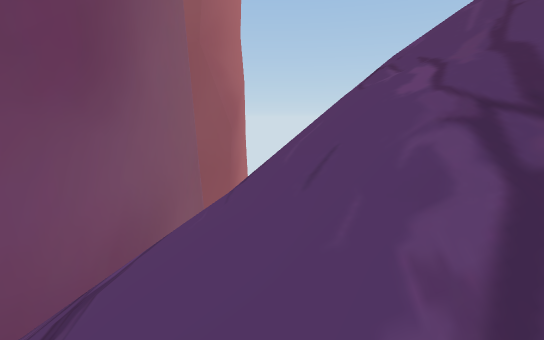
[1] (above)

17 first-person views from a walk through a scene from a Unity 3-D project. The camera is 1.4 m above the floor, tilts 10° down and sees 85° across. The floor is counted in squares, 1 m on a side. Each view is taken from the middle of a square. On the plan, view 1 faces up. The plan holds only what a view shows up to about 14 squares ahead; the rest is blank. The place goes on beyond the plan. The player is left out. Some animated figures are not drawn.

[2]
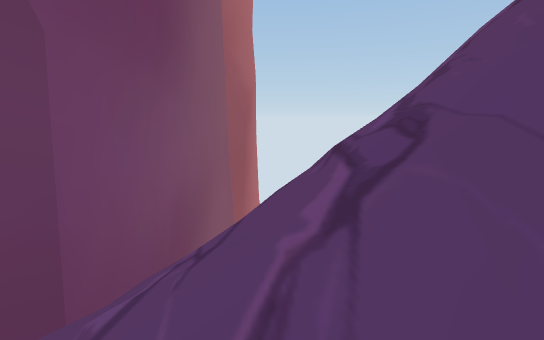

[3]
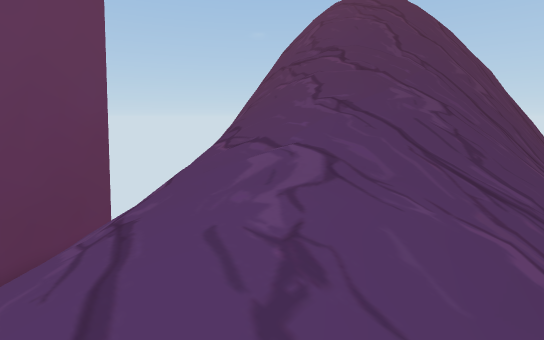

[4]
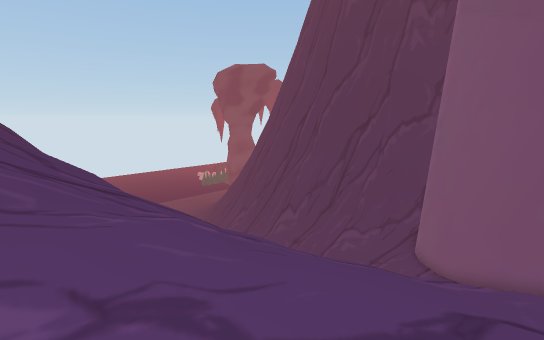

[5]
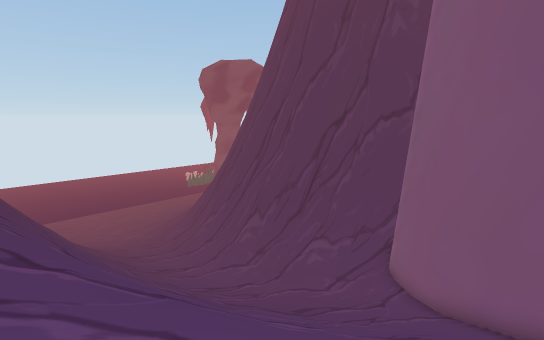

[6]
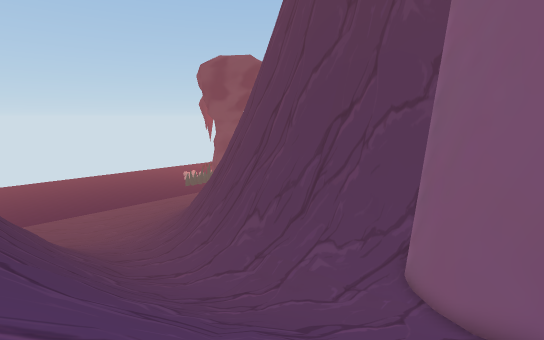

[7]
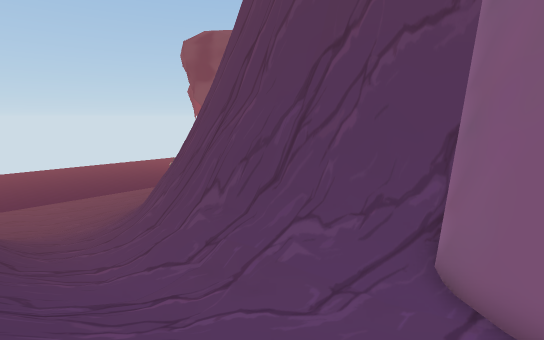

[8]
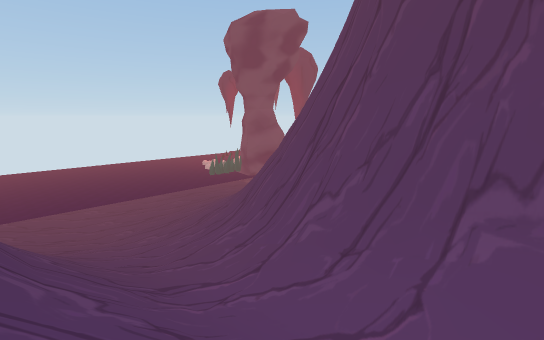

[9]
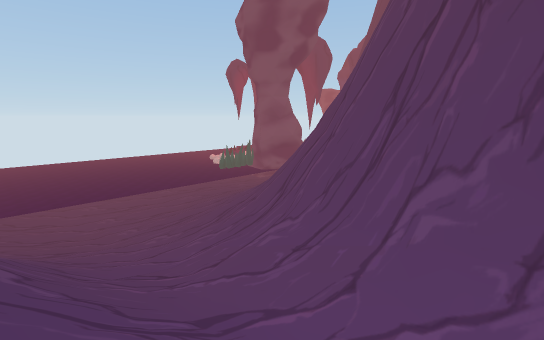

[10]
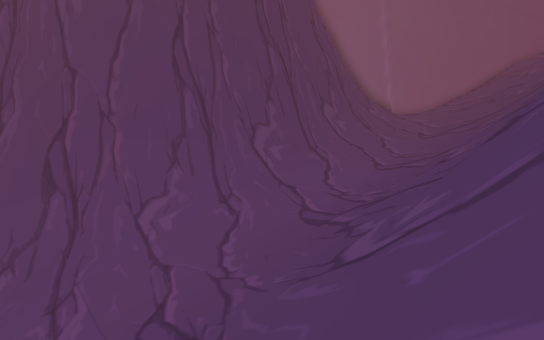

[11]
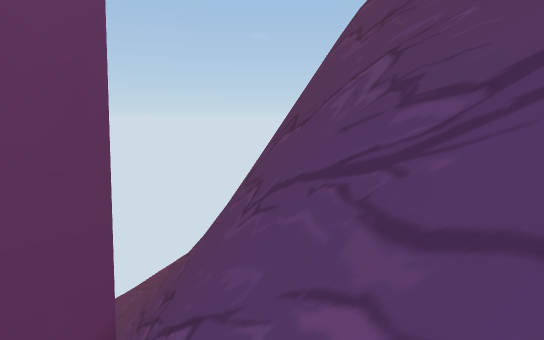

[12]
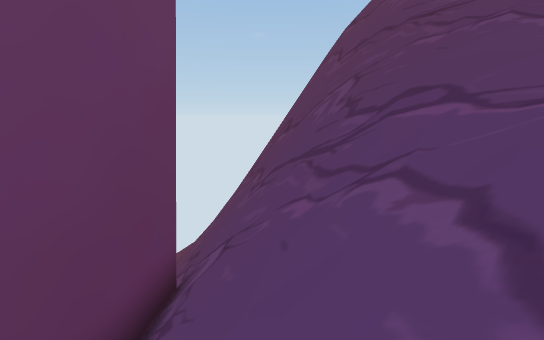

[13]
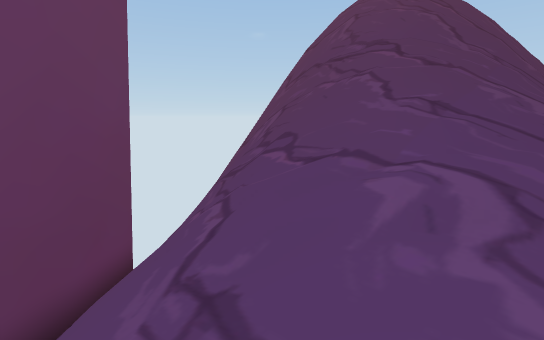

[14]
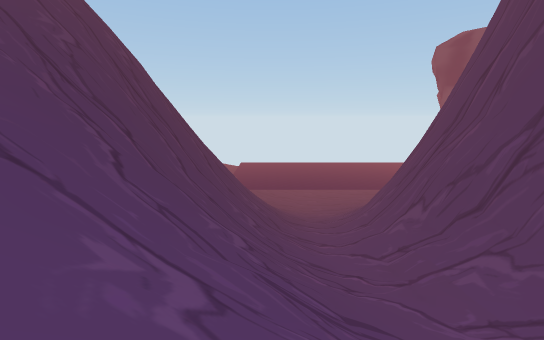

[15]
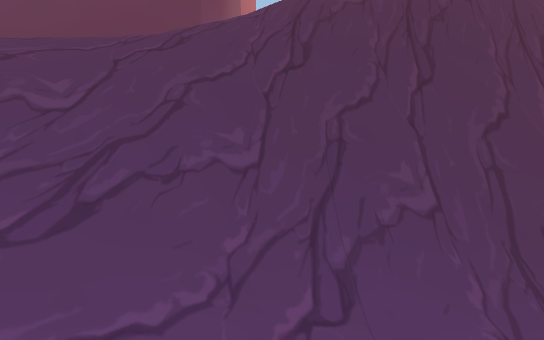

[16]
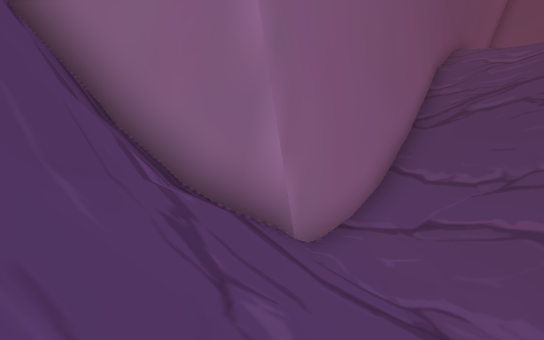

[17]
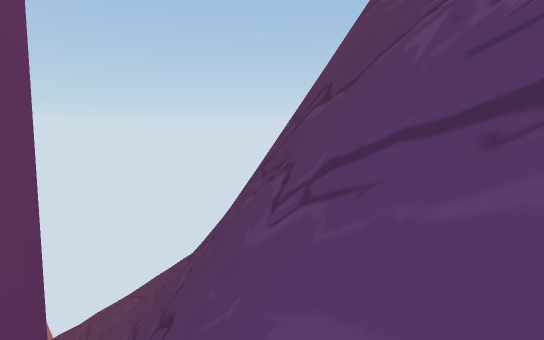

### Floor plan
Key: @ floor where view 1 was taken; # wall or solid block; x gap in a wall; . main floor; : floor 0.75 m higher than the main floor; + floor 4 m higher than the main floor; - floor 5.5 m lower than the main floor; _ floor 6.5 m lower than the main floor; < floor 7.25 m lower than the main floor; ( floor 8 m lower than the main floor; ! floor 8.75 m lower than the main floor; ? floor 10.5 m lower than the main floor; / step, stairs or slope; = window, fence, low wall or low ledge; v drop or lower ground.
Columns run from 12 left of view 1 to 15 right of it. Each row starts with its distance up from view 1.
 18       vv
 17       vvv
 16       vvvv
 15      vvvv
 14      vvvvvvvv
 13    #vvvvvvvvv
 12    #vvvvvvvvvv
 11    # vvvvvvvvvvv
 10    # vvvvvvvvvvv
  9    #vvvvvvvvvvvv
  8    #vvvvvvvvvvv
  7    #vvvvvvvvv//
  6   ##vvvvvvvv//
  5  ##/v=//////////
  4 ##//////////////
  3 #///////////////
  2  ///////////////
  1  /////////////// =
  0 ////////////@/// =v
 -1 /////////////#=+ =
 -2 //./:////////##vvv
 -3 ...//////////===vvvvvvv
 -4  //.///////=x=vvvvvvv
 -5 /.///////////vv  v
 -6 ///////////=##
 -7 /////////=v=#####
 -8 ////////=/////#####  #####=/
 -9 /////////////////#####=///
-10 ///////////////////////////
-11 ////////////////////////////
-12 ////////////////////////////
-13 ///////////////////!////////
-14 #////////_/<</////(!!!!//?//
-15 ###////-_/_////////////////?
-16   ##--//////////////////////
-17    ##/////////=###//////////
-18     #/////=###########=/////
-19     #//=####     #######=///
-20     #####            #####//
-21     ####                ###=
-22                          ##

Where each view was taken, in squares from view 1:
view 1: 0 up, 0 right, facing up
view 2: 1 down, 3 left, facing up
view 3: 5 down, 12 left, facing up-right
view 4: 3 down, 12 left, facing down-right
view 5: 6 down, 12 left, facing down-right
view 6: 7 down, 11 left, facing down-right
view 7: 11 down, 9 left, facing down-right
view 8: 9 down, 0 right, facing down-right
view 9: 10 down, 4 right, facing down-right
view 10: 8 down, 15 right, facing down-left
view 11: 2 up, 10 left, facing up-right
view 12: 0 up, 12 left, facing up-right
view 13: 3 down, 12 left, facing up-right
view 14: 11 down, 12 left, facing right
view 15: 18 down, 3 left, facing up
view 16: 18 down, 3 left, facing left
view 17: 4 up, 9 left, facing up-right
